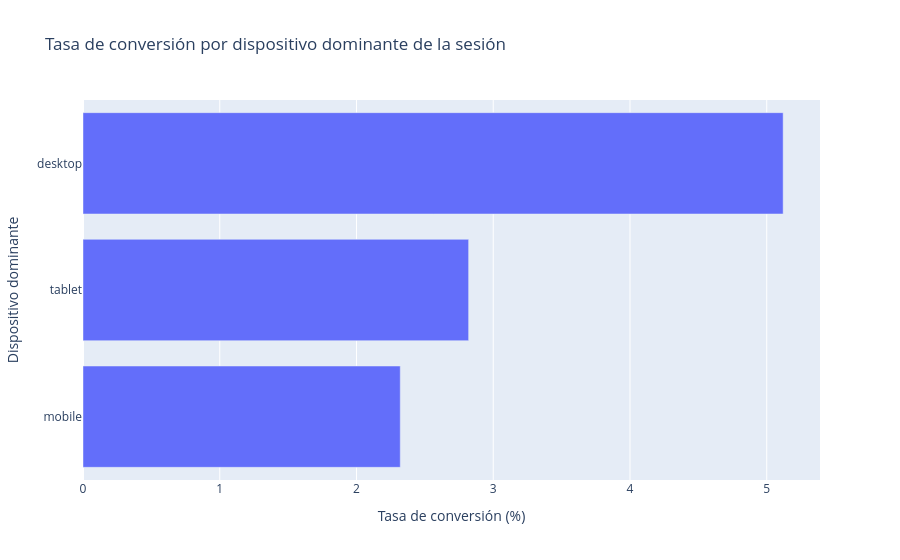

The notebook cell this image was saved under:
### Code cell
fig = px.bar(conversion_dispositivo.sort_values('tasa_conversion_pct'),
             x='tasa_conversion_pct', y='dispositivo_dominante', orientation='h',
             title='Tasa de conversión por dispositivo dominante de la sesión',
             labels={'tasa_conversion_pct': 'Tasa de conversión (%)', 'dispositivo_dominante': 'Dispositivo dominante'})
fig.show()

### Figure 1 — Plotly figure (JSON) as saved in the notebook; plotly's stock layout.template omitted (floating-point values rounded to 4 significant figures)
{"data": [{"hovertemplate": "Tasa de conversión (%)=%{x}<br>Dispositivo dominante=%{y}<extra></extra>", "legendgroup": "", "marker": {"color": "#636efa", "pattern": {"shape": ""}}, "name": "", "orientation": "h", "showlegend": false, "textposition": "auto", "type": "bar", "x": [2.32, 2.82, 5.12], "xaxis": "x", "y": ["mobile", "tablet", "desktop"], "yaxis": "y"}], "layout": {"barmode": "relative", "legend": {"tracegroupgap": 0}, "title": {"text": "Tasa de conversión por dispositivo dominante de la sesión"}, "xaxis": {"anchor": "y", "domain": [0, 1], "title": {"text": "Tasa de conversión (%)"}}, "yaxis": {"anchor": "x", "domain": [0, 1], "title": {"text": "Dispositivo dominante"}}}}
